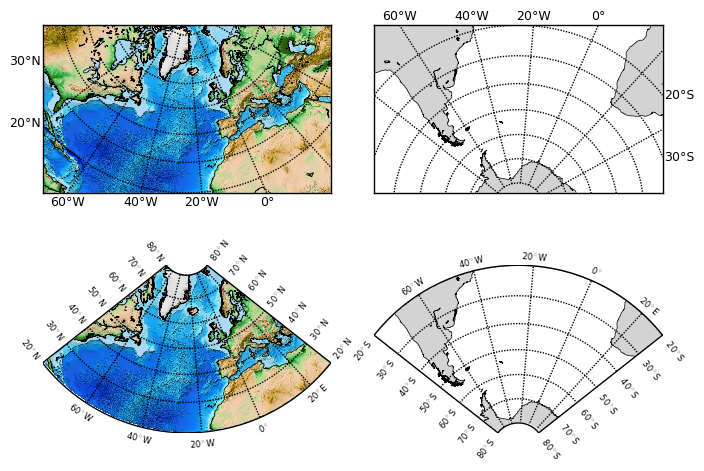

Write the Python code that produced this figure.

# Example of using masked Lambert Projections

import pylab as plt
from envtoolkit.map import Lambert
import numpy as np

# defining plotting options
plt.rcParams['text.usetex'] = False
plt.rcParams['font.size'] = 9
plt.rcParams['lines.linewidth'] = 0.5

fig = plt.figure()
plt.subplots_adjust(hspace=0.0, wspace=0.15)

# defining nothern projection
lon1 = -80
lon2 = 30
lat1 = 20
lat2 = 80
lamb = Lambert(lon1, lon2, lat1, lat2)

ax = plt.subplot(2, 2, 1)
lamb.bmap.etopo()
lamb.bmap.drawcoastlines(color='k', linewidth=0.5)
lamb.bmap.drawparallels(np.arange(lat1, lat2+10, 10), labels=[1, 0, 0, 0])
lamb.bmap.drawmeridians(np.arange(lon1, lon2+20, 20), labels=[0, 0, 0, 1])

ax = plt.subplot(2, 2, 3)
lamb.bmap.etopo()
lamb.bmap.drawcoastlines(color='k', linewidth=0.5)
lamb.bmap.drawparallels(np.arange(lat1, lat2+10, 10), labels=[0, 0, 0, 0])
lamb.bmap.drawmeridians(np.arange(lon1, lon2+20, 20), labels=[0, 0, 0, 0])
lamb.make_mask()
lamb.add_lc_labels(spacelon=20, spacelat=10, fontsize=6)

# generating southern projection
lat1 = -80
lat2 = -20
lamb = Lambert(lon1, lon2, lat1, lat2)

ax = plt.subplot(2, 2, 2)
lamb.bmap.fillcontinents(color='lightgray')
lamb.bmap.drawcoastlines(color='k', linewidth=0.5)
lamb.bmap.drawparallels(np.arange(lat1, lat2+10, 10), labels=[0, 1, 0, 0])
lamb.bmap.drawmeridians(np.arange(lon1, lon2+20, 20), labels=[0, 0, 1, 0])

ax = plt.subplot(2, 2, 4)
lamb.bmap.fillcontinents(color='lightgray')
lamb.bmap.drawcoastlines(color='k', linewidth=0.5)
lamb.bmap.drawparallels(np.arange(lat1, lat2+10, 10), labels=[0, 0, 0, 0])
lamb.bmap.drawmeridians(np.arange(lon1, lon2+20, 20), labels=[0, 0, 0, 0])
lamb.make_mask()
lamb.add_lc_labels(spacelon=20, spacelat=10, fontsize=6)

plt.savefig('figure_lambert.png', bbox_inches='tight')
